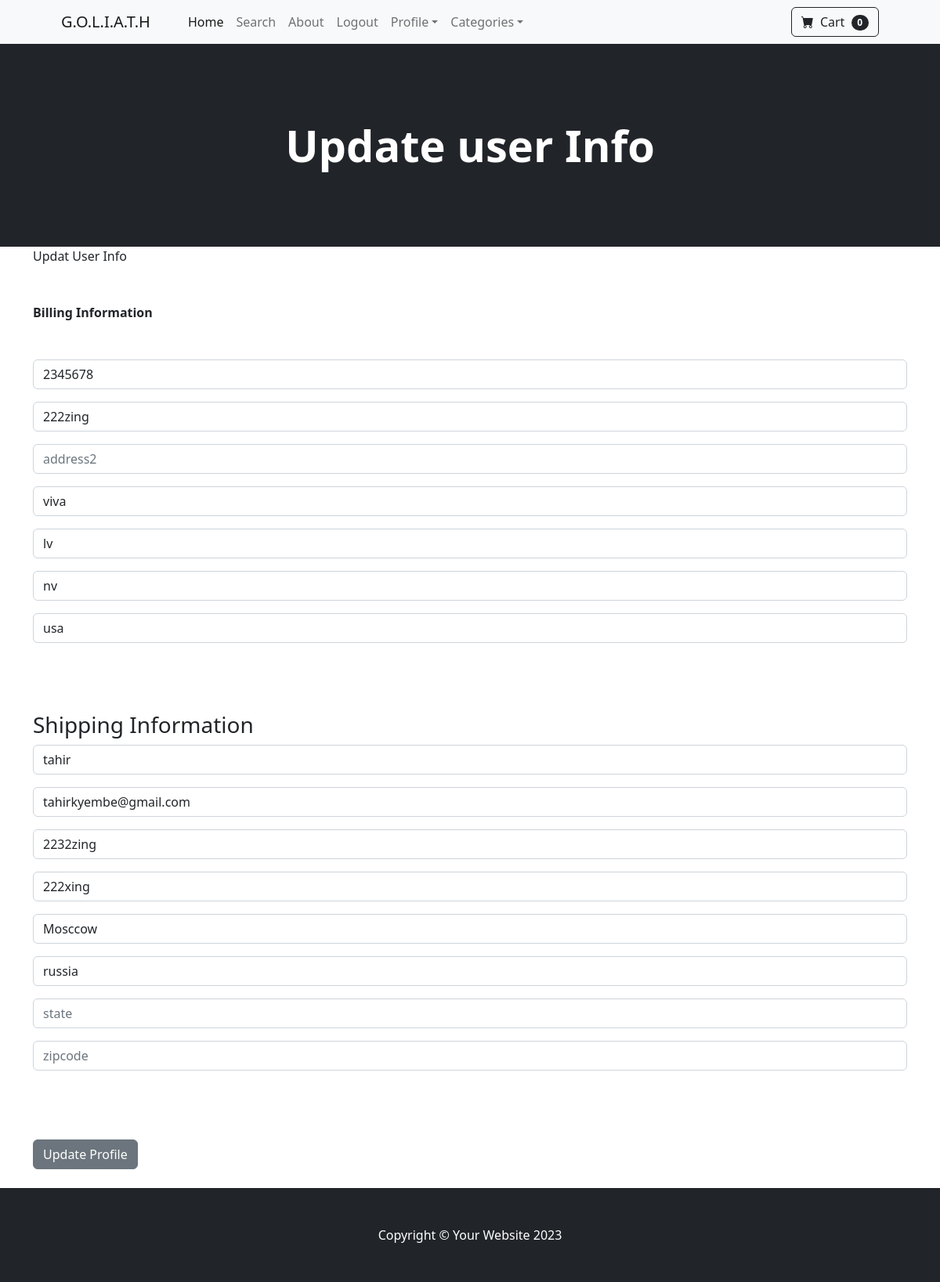
/update_profile/ (signed in), run on the app's committed database.
### store/models.py (models this page shows, shortened)
class Profile(models.Model):
    user = models.OneToOneField(User, on_delete=models.CASCADE)
    date_modified = models.DateTimeField(User, auto_now=True)
    phone = models.CharField(max_length=30, blank=True)
    address1 = models.CharField(max_length=200, blank=True)
    address2 = models.CharField(max_length=200, blank=True)
    city = models.CharField(max_length=200, blank=True)
    state = models.CharField(max_length=200, blank=True)
    zipcode = models.CharField(max_length=200, blank=True)
    country = models.CharField(max_length=200,blank=True)
    old_cart = models.CharField(max_length=200, blank=True, null=True)

### payment/models.py (models this page shows, shortened)
class ShippingAdress(models.Model):
    user = models.ForeignKey(User, on_delete=models.CASCADE, null=True, blank=True)
    shipping_full_name = models.CharField(max_length=200)
    shipping_email = models.CharField(max_length=200)
    shipping_address1  = models.CharField(max_length=200)
    shipping_address2 = models.CharField(max_length =200, null=True, blank=True)
    shipping_city = models.CharField(max_length=200)
    shipping_country = models.CharField(max_length=200,)
    shipping_state = models.CharField(max_length=200, null=True, blank=True)
    shipping_zip = models.CharField(max_length=200, null=True, blank=True)
    class Meta:
        verbose_name_plural = "shipping Address"

### store/views.py (the view)
# urls.py: path('update_profile/', views.update_profile, name='update_profile'),
def update_profile(request):
    if request.user.is_authenticated:
        current_user = Profile.objects.get(user__id=request.user.id)
        shipping_user = ShippingAdress.objects.get(user__id=request.user.id)
        form = UserInfoForm(request.POST or None, instance=current_user)
        shipping_form =  ShippingForm(request.POST or None, instance=shipping_user)
        if form.is_valid() or shipping_form.is_valid():
            form.save()
            shipping_form.save()
            messages.success(request, 'Your info has has been updated')
            return redirect('home')
        return render(request, 'update_profile.html', {'form':form, 'shipping_form':shipping_form})
    else:
        messages.success(request, 'you must be logged in to access that page')
        return redirect('home')
    return render(request, 'update_profile.html', {})

### store/forms.py
class UserInfoForm(forms.ModelForm):
	phone = forms.CharField(label="", widget=forms.TextInput(attrs={'class':'form-control', 'placeholder':'phone'}), required=False)
	address1 = forms.CharField(label="", widget=forms.TextInput(attrs={'class':'form-control', 'placeholder':'address1'}), required=False)
	address2 = forms.CharField(label="", widget=forms.TextInput(attrs={'class':'form-control', 'placeholder':'address2'}), required=False)
	city = forms.CharField(label="", widget=forms.TextInput(attrs={'class':'form-control', 'placeholder':'city'}), required=False)
	state = forms.CharField(label="", widget=forms.TextInput(attrs={'class':'form-control', 'placeholder':'state'}), required=False)
	zipcode = forms.CharField(label="", widget=forms.TextInput(attrs={'class':'form-control', 'placeholder':'zipcode'}), required=False)
	country = forms.CharField(label="", widget=forms.TextInput(attrs={'class':'form-control', 'placeholder':'country'}), required=False)
	class Meta:
		model= Profile
		fields= ('phone', 'address1', 'address2', 'city', 'state', 'zipcode', 'country')

### cart/cart.py (called while the page is built)
    def __len__ (self):
        return len(self.cart)

### cart/context_processors.py (called while the page is built)
def cart(request):
    return {'cart':Cart(request)}

### store/templates/update_profile.html (shortened to what this page needs)
{% extends 'base.html'%}
{% block content%}
    <header class="bg-dark py-5">
        <div class="container px-4 px-lg-5 my-5">
            <div class="text-center text-white">
                <h1 class="display-4 fw-bolder">Update user Info</h1>
            </div>
        </div>
    </header>
    <div class="container">
        Updat User Info
            <br><br><br>
        <strong>Billing Information</strong>
        <br><br><br>
        <form method="POST" action="{% url 'update_profile' %}">
            {{form.as_p}}
            <br><br><br>
            <h3>Shipping Information</h3>
            {{shipping_form.as_p}}
            <br><br><br>
            <button type="submit" class="btn btn-secondary">Update Profile</button>
            <br><br>
        </form>
    </div>
{% endblock %}

### data on the page
Profile: phone "2345678", address1 "222zing", city "viva", state "lv", zipcode "nv", country "usa"
ShippingAdress: shipping_full_name "tahir", shipping_email "tahirkyembe@gmail.com", shipping_address1 "2232zing", shipping_address2 "222xing", shipping_city "Mosccow", shipping_country "russia"

### other printed values
{{ cart|length }} "0"
